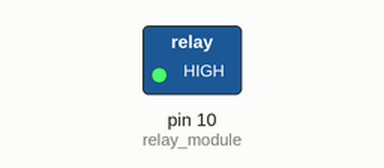
A sketch run on a simulated Arduino Uno, built with avr-gcc and run on an emulated ATmega328P. On the bench: switched loads named in the sketch (green lamp = pin HIGH).

Above: at 0.5 s.
At 5.0 s:
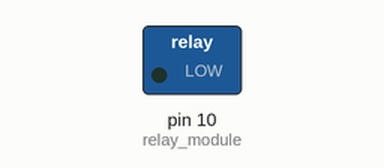
Timing chart, 0 to 6.9 s (numbered marks = the images above):
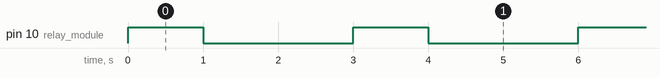

The sketch:

test_reyal_module.ino
```cpp
#define relay_module 10

void setup() {
  pinMode(relay_module, OUTPUT);
}

void loop() {
  digitalWrite(relay_module, HIGH);
  delay(1000);
  digitalWrite(relay_module, LOW);
  delay(2000);
}
```

Measured:
- by itself, pin 10 (relay_module): alternates HIGH for 1.0 s and LOW for 2.0 s
